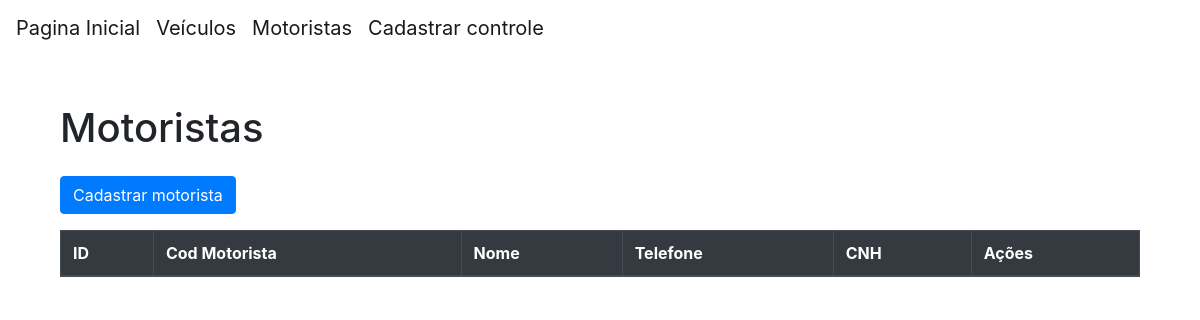
The app's page /motorista, older data.
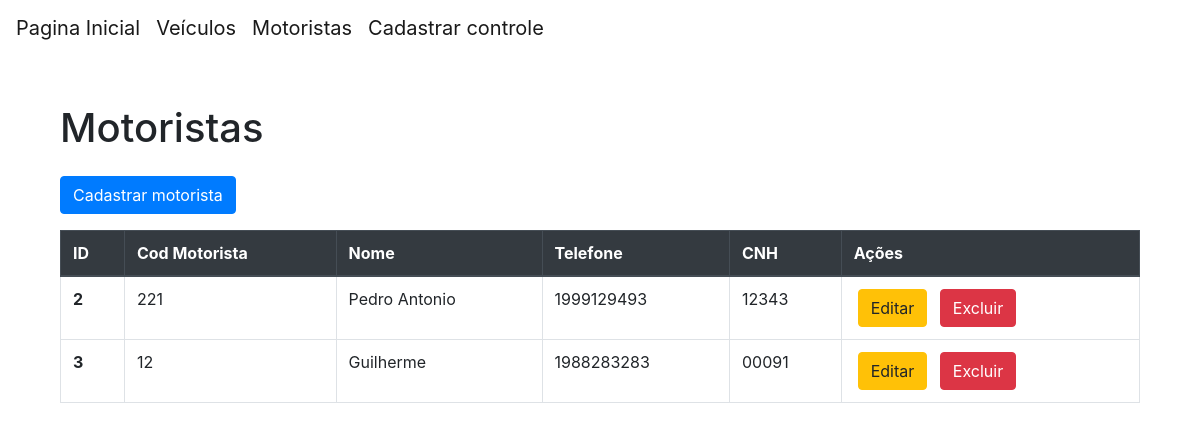
The same page, newer data.
### models.py (models this page shows)
class Motorista(db.Model):
    id = db.Column(db.Integer, primary_key=True)
    cod_motorista = db.Column(db.String(20), unique=True, nullable=False)
    nome = db.Column(db.String(100), nullable=False)
    telefone = db.Column(db.String(20), nullable=False)
    cnh = db.Column(db.String(20), nullable=False)

### routes/motorista_routes.py (the view)
@motorista_routes.route('/motorista')
def listar_motorista():
    motoristas = Motorista.query.all()
    return render_template('/motorista/listar_motorista.html', motoristas=motoristas)

### templates/motorista/listar_motorista.html (shortened to what this page needs)
{% extends 'base.html' %}
{% block content %}
<div class="container">
    <h1 class="mb-4">Motoristas</h1>
    <a class="btn btn-primary mb-3" href="{{ url_for('motoristas_routes.cadastrar_motorista')}}">Cadastrar motorista</a>
    <table class="table table-bordered">
        <thead class="thead-dark">
            <tr class="table-primary">
                <th scope="col">ID</th>
                <th scope="col">Cod Motorista</th>
                <th scope="col">Nome</th>
                <th scope="col">Telefone</th>
                <th scope="col">CNH</th>
                <th scope="col">Ações</th>
            </tr>
        </thead>
        <tbody>
            {% for motorista in motoristas %}
                <tr>
                    <th scope="row">{{ motorista.id }}</th>
                    <td>{{ motorista.cod_motorista }}</td>
                    <td>{{ motorista.nome }}</td>
                    <td>{{ motorista.telefone }}</td>
                    <td>{{ motorista.cnh }}</td>
                    <td>
                        <a href="motorista/editar/{{ motorista.id }}" class="btn btn-warning mx-1">Editar</a>
                        <a class="btn btn-danger mx-1" href="#" onclick="confirmarExclusao('{{ motorista.id }}')">Excluir</a>
                    </td>
                </tr>
            {% endfor %}
        </tbody>
    </table>
</div>
{% endblock %}

Row changes from the older to the newer data that the page shows:
added Motorista: id "2", cod_motorista "221", nome "Pedro Antonio", telefone "1999129493", cnh "12343"
added Motorista: id "3", cod_motorista "12", nome "Guilherme", telefone "1988283283", cnh "00091"
